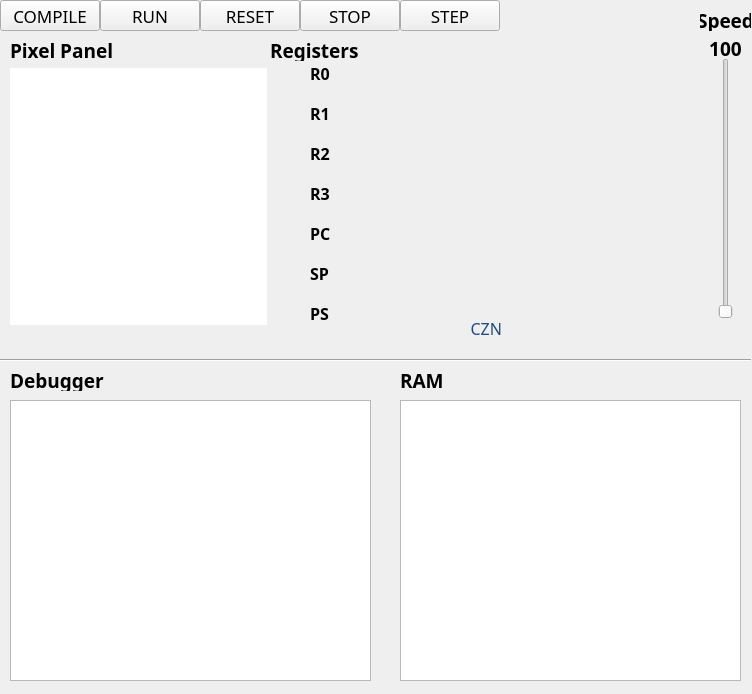
<?xml version="1.0" encoding="UTF-8"?>
<ui version="4.0">
 <class>ControlWidget</class>
 <widget class="QWidget" name="ControlWidget">
  <property name="geometry">
   <rect>
    <x>0</x>
    <y>0</y>
    <width>752</width>
    <height>694</height>
   </rect>
  </property>
  <property name="windowTitle">
   <string>Pixel Panel </string>
  </property>
  <widget class="QPushButton" name="startProcessor">
   <property name="geometry">
    <rect>
     <x>100</x>
     <y>0</y>
     <width>100</width>
     <height>31</height>
    </rect>
   </property>
   <property name="font">
    <font>
     <family>Ubuntu Mono</family>
     <pointsize>13</pointsize>
    </font>
   </property>
   <property name="text">
    <string>RUN</string>
   </property>
  </widget>
  <widget class="QLabel" name="R0_label">
   <property name="geometry">
    <rect>
     <x>310</x>
     <y>58</y>
     <width>41</width>
     <height>30</height>
    </rect>
   </property>
   <property name="font">
    <font>
     <family>Ubuntu Mono</family>
     <pointsize>12</pointsize>
     <weight>75</weight>
     <bold>true</bold>
    </font>
   </property>
   <property name="text">
    <string>R0</string>
   </property>
  </widget>
  <widget class="QLabel" name="R0">
   <property name="geometry">
    <rect>
     <x>350</x>
     <y>58</y>
     <width>321</width>
     <height>30</height>
    </rect>
   </property>
   <property name="font">
    <font>
     <family>Ubuntu Mono</family>
     <pointsize>12</pointsize>
     <weight>50</weight>
     <bold>false</bold>
    </font>
   </property>
   <property name="text">
    <string/>
   </property>
   <property name="alignment">
    <set>Qt::AlignLeading|Qt::AlignLeft|Qt::AlignVCenter</set>
   </property>
  </widget>
  <widget class="QLabel" name="R1_label">
   <property name="geometry">
    <rect>
     <x>310</x>
     <y>98</y>
     <width>41</width>
     <height>30</height>
    </rect>
   </property>
   <property name="font">
    <font>
     <family>Ubuntu Mono</family>
     <pointsize>12</pointsize>
     <weight>75</weight>
     <bold>true</bold>
    </font>
   </property>
   <property name="text">
    <string>R1</string>
   </property>
  </widget>
  <widget class="QLabel" name="R1">
   <property name="geometry">
    <rect>
     <x>350</x>
     <y>98</y>
     <width>321</width>
     <height>30</height>
    </rect>
   </property>
   <property name="font">
    <font>
     <family>Ubuntu Mono</family>
     <pointsize>12</pointsize>
     <weight>50</weight>
     <bold>false</bold>
    </font>
   </property>
   <property name="text">
    <string/>
   </property>
  </widget>
  <widget class="QLabel" name="R2_label">
   <property name="geometry">
    <rect>
     <x>310</x>
     <y>138</y>
     <width>41</width>
     <height>30</height>
    </rect>
   </property>
   <property name="font">
    <font>
     <family>Ubuntu Mono</family>
     <pointsize>12</pointsize>
     <weight>75</weight>
     <bold>true</bold>
    </font>
   </property>
   <property name="text">
    <string>R2</string>
   </property>
  </widget>
  <widget class="QLabel" name="R2">
   <property name="geometry">
    <rect>
     <x>350</x>
     <y>138</y>
     <width>321</width>
     <height>30</height>
    </rect>
   </property>
   <property name="font">
    <font>
     <family>Ubuntu Mono</family>
     <pointsize>12</pointsize>
     <weight>50</weight>
     <bold>false</bold>
    </font>
   </property>
   <property name="text">
    <string/>
   </property>
  </widget>
  <widget class="QLabel" name="R3_label">
   <property name="geometry">
    <rect>
     <x>310</x>
     <y>178</y>
     <width>41</width>
     <height>30</height>
    </rect>
   </property>
   <property name="sizePolicy">
    <sizepolicy hsizetype="Fixed" vsizetype="Fixed">
     <horstretch>0</horstretch>
     <verstretch>0</verstretch>
    </sizepolicy>
   </property>
   <property name="font">
    <font>
     <family>Ubuntu Mono</family>
     <pointsize>12</pointsize>
     <weight>75</weight>
     <bold>true</bold>
    </font>
   </property>
   <property name="text">
    <string>R3</string>
   </property>
   <property name="alignment">
    <set>Qt::AlignLeading|Qt::AlignLeft|Qt::AlignVCenter</set>
   </property>
   <property name="wordWrap">
    <bool>false</bool>
   </property>
  </widget>
  <widget class="QLabel" name="R3">
   <property name="geometry">
    <rect>
     <x>350</x>
     <y>178</y>
     <width>321</width>
     <height>30</height>
    </rect>
   </property>
   <property name="font">
    <font>
     <family>Ubuntu Mono</family>
     <pointsize>12</pointsize>
     <weight>50</weight>
     <bold>false</bold>
    </font>
   </property>
   <property name="text">
    <string/>
   </property>
   <property name="alignment">
    <set>Qt::AlignJustify|Qt::AlignVCenter</set>
   </property>
  </widget>
  <widget class="QTextEdit" name="RAM_VIEWER">
   <property name="geometry">
    <rect>
     <x>400</x>
     <y>400</y>
     <width>341</width>
     <height>281</height>
    </rect>
   </property>
   <property name="font">
    <font>
     <family>Ubuntu Mono</family>
     <pointsize>15</pointsize>
     <weight>50</weight>
     <bold>false</bold>
    </font>
   </property>
  </widget>
  <widget class="QLabel" name="PC_label">
   <property name="geometry">
    <rect>
     <x>310</x>
     <y>218</y>
     <width>41</width>
     <height>30</height>
    </rect>
   </property>
   <property name="font">
    <font>
     <family>Ubuntu Mono</family>
     <pointsize>12</pointsize>
     <weight>75</weight>
     <bold>true</bold>
    </font>
   </property>
   <property name="text">
    <string>PC</string>
   </property>
  </widget>
  <widget class="QLabel" name="PC">
   <property name="geometry">
    <rect>
     <x>350</x>
     <y>218</y>
     <width>321</width>
     <height>30</height>
    </rect>
   </property>
   <property name="font">
    <font>
     <family>Ubuntu Mono</family>
     <pointsize>12</pointsize>
    </font>
   </property>
   <property name="text">
    <string/>
   </property>
  </widget>
  <widget class="QPushButton" name="compileProcessor">
   <property name="geometry">
    <rect>
     <x>0</x>
     <y>0</y>
     <width>100</width>
     <height>31</height>
    </rect>
   </property>
   <property name="font">
    <font>
     <family>Ubuntu Mono</family>
     <pointsize>13</pointsize>
     <weight>50</weight>
     <bold>false</bold>
    </font>
   </property>
   <property name="text">
    <string>COMPILE</string>
   </property>
  </widget>
  <widget class="QSlider" name="velocitySlider">
   <property name="geometry">
    <rect>
     <x>710</x>
     <y>58</y>
     <width>31</width>
     <height>261</height>
    </rect>
   </property>
   <property name="minimum">
    <number>100</number>
   </property>
   <property name="maximum">
    <number>3000</number>
   </property>
   <property name="singleStep">
    <number>100</number>
   </property>
   <property name="pageStep">
    <number>100</number>
   </property>
   <property name="tracking">
    <bool>false</bool>
   </property>
   <property name="orientation">
    <enum>Qt::Vertical</enum>
   </property>
  </widget>
  <widget class="QLabel" name="SPEED">
   <property name="geometry">
    <rect>
     <x>700</x>
     <y>38</y>
     <width>51</width>
     <height>20</height>
    </rect>
   </property>
   <property name="font">
    <font>
     <family>Ubuntu Mono</family>
     <pointsize>14</pointsize>
     <weight>75</weight>
     <bold>true</bold>
    </font>
   </property>
   <property name="text">
    <string>100</string>
   </property>
   <property name="alignment">
    <set>Qt::AlignCenter</set>
   </property>
  </widget>
  <widget class="QPushButton" name="RESET">
   <property name="geometry">
    <rect>
     <x>200</x>
     <y>0</y>
     <width>100</width>
     <height>31</height>
    </rect>
   </property>
   <property name="font">
    <font>
     <family>Ubuntu Mono</family>
     <pointsize>13</pointsize>
    </font>
   </property>
   <property name="text">
    <string>RESET</string>
   </property>
  </widget>
  <widget class="QLabel" name="SP_label">
   <property name="geometry">
    <rect>
     <x>310</x>
     <y>258</y>
     <width>41</width>
     <height>30</height>
    </rect>
   </property>
   <property name="font">
    <font>
     <family>Ubuntu Mono</family>
     <pointsize>12</pointsize>
     <weight>75</weight>
     <bold>true</bold>
    </font>
   </property>
   <property name="text">
    <string>SP</string>
   </property>
  </widget>
  <widget class="QLabel" name="SP">
   <property name="geometry">
    <rect>
     <x>350</x>
     <y>258</y>
     <width>321</width>
     <height>30</height>
    </rect>
   </property>
   <property name="font">
    <font>
     <family>Ubuntu Mono</family>
     <pointsize>12</pointsize>
    </font>
   </property>
   <property name="text">
    <string/>
   </property>
  </widget>
  <widget class="QLabel" name="PS_label">
   <property name="geometry">
    <rect>
     <x>310</x>
     <y>298</y>
     <width>41</width>
     <height>30</height>
    </rect>
   </property>
   <property name="font">
    <font>
     <family>Ubuntu Mono</family>
     <pointsize>12</pointsize>
     <weight>75</weight>
     <bold>true</bold>
    </font>
   </property>
   <property name="text">
    <string>PS</string>
   </property>
  </widget>
  <widget class="QLabel" name="PS">
   <property name="geometry">
    <rect>
     <x>350</x>
     <y>298</y>
     <width>321</width>
     <height>30</height>
    </rect>
   </property>
   <property name="font">
    <font>
     <family>Ubuntu Mono</family>
     <pointsize>12</pointsize>
    </font>
   </property>
   <property name="text">
    <string/>
   </property>
  </widget>
  <widget class="QGraphicsView" name="PIXEL_PANEL">
   <property name="geometry">
    <rect>
     <x>10</x>
     <y>68</y>
     <width>257</width>
     <height>257</height>
    </rect>
   </property>
   <property name="sizePolicy">
    <sizepolicy hsizetype="Fixed" vsizetype="Fixed">
     <horstretch>0</horstretch>
     <verstretch>0</verstretch>
    </sizepolicy>
   </property>
   <property name="maximumSize">
    <size>
     <width>324</width>
     <height>324</height>
    </size>
   </property>
   <property name="font">
    <font>
     <kerning>false</kerning>
    </font>
   </property>
   <property name="acceptDrops">
    <bool>false</bool>
   </property>
   <property name="frameShape">
    <enum>QFrame::NoFrame</enum>
   </property>
   <property name="lineWidth">
    <number>0</number>
   </property>
   <property name="interactive">
    <bool>false</bool>
   </property>
   <property name="alignment">
    <set>Qt::AlignLeading|Qt::AlignLeft|Qt::AlignTop</set>
   </property>
  </widget>
  <widget class="QListWidget" name="DEBUGGER">
   <property name="geometry">
    <rect>
     <x>10</x>
     <y>400</y>
     <width>361</width>
     <height>281</height>
    </rect>
   </property>
   <property name="font">
    <font>
     <family>Ubuntu Mono</family>
     <pointsize>15</pointsize>
     <weight>75</weight>
     <bold>true</bold>
    </font>
   </property>
   <property name="horizontalScrollBarPolicy">
    <enum>Qt::ScrollBarAlwaysOff</enum>
   </property>
   <property name="selectionMode">
    <enum>QAbstractItemView::SingleSelection</enum>
   </property>
   <property name="movement">
    <enum>QListView::Free</enum>
   </property>
  </widget>
  <widget class="QPushButton" name="STOP">
   <property name="geometry">
    <rect>
     <x>300</x>
     <y>0</y>
     <width>100</width>
     <height>31</height>
    </rect>
   </property>
   <property name="font">
    <font>
     <family>Ubuntu Mono</family>
     <pointsize>13</pointsize>
    </font>
   </property>
   <property name="text">
    <string>STOP</string>
   </property>
  </widget>
  <widget class="QPushButton" name="STEP">
   <property name="geometry">
    <rect>
     <x>400</x>
     <y>0</y>
     <width>100</width>
     <height>31</height>
    </rect>
   </property>
   <property name="font">
    <font>
     <family>Ubuntu Mono</family>
     <pointsize>13</pointsize>
    </font>
   </property>
   <property name="text">
    <string>STEP</string>
   </property>
  </widget>
  <widget class="QLabel" name="FLAGS">
   <property name="geometry">
    <rect>
     <x>432</x>
     <y>320</y>
     <width>70</width>
     <height>16</height>
    </rect>
   </property>
   <property name="palette">
    <palette>
     <active>
      <colorrole role="WindowText">
       <brush brushstyle="SolidPattern">
        <color alpha="255">
         <red>32</red>
         <green>74</green>
         <blue>135</blue>
        </color>
       </brush>
      </colorrole>
      <colorrole role="Button">
       <brush brushstyle="SolidPattern">
        <color alpha="255">
         <red>239</red>
         <green>41</green>
         <blue>41</blue>
        </color>
       </brush>
      </colorrole>
      <colorrole role="Light">
       <brush brushstyle="SolidPattern">
        <color alpha="255">
         <red>255</red>
         <green>147</green>
         <blue>147</blue>
        </color>
       </brush>
      </colorrole>
      <colorrole role="Midlight">
       <brush brushstyle="SolidPattern">
        <color alpha="255">
         <red>247</red>
         <green>94</green>
         <blue>94</blue>
        </color>
       </brush>
      </colorrole>
      <colorrole role="Dark">
       <brush brushstyle="SolidPattern">
        <color alpha="255">
         <red>119</red>
         <green>20</green>
         <blue>20</blue>
        </color>
       </brush>
      </colorrole>
      <colorrole role="Mid">
       <brush brushstyle="SolidPattern">
        <color alpha="255">
         <red>159</red>
         <green>27</green>
         <blue>27</blue>
        </color>
       </brush>
      </colorrole>
      <colorrole role="Text">
       <brush brushstyle="SolidPattern">
        <color alpha="255">
         <red>204</red>
         <green>0</green>
         <blue>0</blue>
        </color>
       </brush>
      </colorrole>
      <colorrole role="BrightText">
       <brush brushstyle="SolidPattern">
        <color alpha="255">
         <red>255</red>
         <green>255</green>
         <blue>255</blue>
        </color>
       </brush>
      </colorrole>
      <colorrole role="ButtonText">
       <brush brushstyle="SolidPattern">
        <color alpha="255">
         <red>32</red>
         <green>74</green>
         <blue>135</blue>
        </color>
       </brush>
      </colorrole>
      <colorrole role="Base">
       <brush brushstyle="SolidPattern">
        <color alpha="255">
         <red>255</red>
         <green>255</green>
         <blue>255</blue>
        </color>
       </brush>
      </colorrole>
      <colorrole role="Window">
       <brush brushstyle="SolidPattern">
        <color alpha="255">
         <red>239</red>
         <green>41</green>
         <blue>41</blue>
        </color>
       </brush>
      </colorrole>
      <colorrole role="Shadow">
       <brush brushstyle="SolidPattern">
        <color alpha="255">
         <red>0</red>
         <green>0</green>
         <blue>0</blue>
        </color>
       </brush>
      </colorrole>
      <colorrole role="AlternateBase">
       <brush brushstyle="SolidPattern">
        <color alpha="255">
         <red>247</red>
         <green>148</green>
         <blue>148</blue>
        </color>
       </brush>
      </colorrole>
      <colorrole role="ToolTipBase">
       <brush brushstyle="SolidPattern">
        <color alpha="255">
         <red>255</red>
         <green>255</green>
         <blue>220</blue>
        </color>
       </brush>
      </colorrole>
      <colorrole role="ToolTipText">
       <brush brushstyle="SolidPattern">
        <color alpha="255">
         <red>32</red>
         <green>74</green>
         <blue>135</blue>
        </color>
       </brush>
      </colorrole>
     </active>
     <inactive>
      <colorrole role="WindowText">
       <brush brushstyle="SolidPattern">
        <color alpha="255">
         <red>32</red>
         <green>74</green>
         <blue>135</blue>
        </color>
       </brush>
      </colorrole>
      <colorrole role="Button">
       <brush brushstyle="SolidPattern">
        <color alpha="255">
         <red>239</red>
         <green>41</green>
         <blue>41</blue>
        </color>
       </brush>
      </colorrole>
      <colorrole role="Light">
       <brush brushstyle="SolidPattern">
        <color alpha="255">
         <red>255</red>
         <green>147</green>
         <blue>147</blue>
        </color>
       </brush>
      </colorrole>
      <colorrole role="Midlight">
       <brush brushstyle="SolidPattern">
        <color alpha="255">
         <red>247</red>
         <green>94</green>
         <blue>94</blue>
        </color>
       </brush>
      </colorrole>
      <colorrole role="Dark">
       <brush brushstyle="SolidPattern">
        <color alpha="255">
         <red>119</red>
         <green>20</green>
         <blue>20</blue>
        </color>
       </brush>
      </colorrole>
      <colorrole role="Mid">
       <brush brushstyle="SolidPattern">
        <color alpha="255">
         <red>159</red>
         <green>27</green>
         <blue>27</blue>
        </color>
       </brush>
      </colorrole>
      <colorrole role="Text">
       <brush brushstyle="SolidPattern">
        <color alpha="255">
         <red>204</red>
         <green>0</green>
         <blue>0</blue>
        </color>
       </brush>
      </colorrole>
      <colorrole role="BrightText">
       <brush brushstyle="SolidPattern">
        <color alpha="255">
         <red>255</red>
         <green>255</green>
         <blue>255</blue>
        </color>
       </brush>
      </colorrole>
      <colorrole role="ButtonText">
       <brush brushstyle="SolidPattern">
        <color alpha="255">
         <red>32</red>
         <green>74</green>
         <blue>135</blue>
        </color>
       </brush>
      </colorrole>
      <colorrole role="Base">
       <brush brushstyle="SolidPattern">
        <color alpha="255">
         <red>255</red>
         <green>255</green>
         <blue>255</blue>
        </color>
       </brush>
      </colorrole>
      <colorrole role="Window">
       <brush brushstyle="SolidPattern">
        <color alpha="255">
         <red>239</red>
         <green>41</green>
         <blue>41</blue>
        </color>
       </brush>
      </colorrole>
      <colorrole role="Shadow">
       <brush brushstyle="SolidPattern">
        <color alpha="255">
         <red>0</red>
         <green>0</green>
         <blue>0</blue>
        </color>
       </brush>
      </colorrole>
      <colorrole role="AlternateBase">
       <brush brushstyle="SolidPattern">
        <color alpha="255">
         <red>247</red>
         <green>148</green>
         <blue>148</blue>
        </color>
       </brush>
      </colorrole>
      <colorrole role="ToolTipBase">
       <brush brushstyle="SolidPattern">
        <color alpha="255">
         <red>255</red>
         <green>255</green>
         <blue>220</blue>
        </color>
       </brush>
      </colorrole>
      <colorrole role="ToolTipText">
       <brush brushstyle="SolidPattern">
        <color alpha="255">
         <red>32</red>
         <green>74</green>
         <blue>135</blue>
        </color>
       </brush>
      </colorrole>
     </inactive>
     <disabled>
      <colorrole role="WindowText">
       <brush brushstyle="SolidPattern">
        <color alpha="255">
         <red>119</red>
         <green>20</green>
         <blue>20</blue>
        </color>
       </brush>
      </colorrole>
      <colorrole role="Button">
       <brush brushstyle="SolidPattern">
        <color alpha="255">
         <red>239</red>
         <green>41</green>
         <blue>41</blue>
        </color>
       </brush>
      </colorrole>
      <colorrole role="Light">
       <brush brushstyle="SolidPattern">
        <color alpha="255">
         <red>255</red>
         <green>147</green>
         <blue>147</blue>
        </color>
       </brush>
      </colorrole>
      <colorrole role="Midlight">
       <brush brushstyle="SolidPattern">
        <color alpha="255">
         <red>247</red>
         <green>94</green>
         <blue>94</blue>
        </color>
       </brush>
      </colorrole>
      <colorrole role="Dark">
       <brush brushstyle="SolidPattern">
        <color alpha="255">
         <red>119</red>
         <green>20</green>
         <blue>20</blue>
        </color>
       </brush>
      </colorrole>
      <colorrole role="Mid">
       <brush brushstyle="SolidPattern">
        <color alpha="255">
         <red>159</red>
         <green>27</green>
         <blue>27</blue>
        </color>
       </brush>
      </colorrole>
      <colorrole role="Text">
       <brush brushstyle="SolidPattern">
        <color alpha="255">
         <red>119</red>
         <green>20</green>
         <blue>20</blue>
        </color>
       </brush>
      </colorrole>
      <colorrole role="BrightText">
       <brush brushstyle="SolidPattern">
        <color alpha="255">
         <red>255</red>
         <green>255</green>
         <blue>255</blue>
        </color>
       </brush>
      </colorrole>
      <colorrole role="ButtonText">
       <brush brushstyle="SolidPattern">
        <color alpha="255">
         <red>119</red>
         <green>20</green>
         <blue>20</blue>
        </color>
       </brush>
      </colorrole>
      <colorrole role="Base">
       <brush brushstyle="SolidPattern">
        <color alpha="255">
         <red>239</red>
         <green>41</green>
         <blue>41</blue>
        </color>
       </brush>
      </colorrole>
      <colorrole role="Window">
       <brush brushstyle="SolidPattern">
        <color alpha="255">
         <red>239</red>
         <green>41</green>
         <blue>41</blue>
        </color>
       </brush>
      </colorrole>
      <colorrole role="Shadow">
       <brush brushstyle="SolidPattern">
        <color alpha="255">
         <red>0</red>
         <green>0</green>
         <blue>0</blue>
        </color>
       </brush>
      </colorrole>
      <colorrole role="AlternateBase">
       <brush brushstyle="SolidPattern">
        <color alpha="255">
         <red>239</red>
         <green>41</green>
         <blue>41</blue>
        </color>
       </brush>
      </colorrole>
      <colorrole role="ToolTipBase">
       <brush brushstyle="SolidPattern">
        <color alpha="255">
         <red>255</red>
         <green>255</green>
         <blue>220</blue>
        </color>
       </brush>
      </colorrole>
      <colorrole role="ToolTipText">
       <brush brushstyle="SolidPattern">
        <color alpha="255">
         <red>32</red>
         <green>74</green>
         <blue>135</blue>
        </color>
       </brush>
      </colorrole>
     </disabled>
    </palette>
   </property>
   <property name="font">
    <font>
     <family>Ubuntu Mono</family>
     <pointsize>12</pointsize>
     <weight>50</weight>
     <italic>false</italic>
     <bold>false</bold>
     <underline>false</underline>
     <strikeout>false</strikeout>
     <kerning>true</kerning>
    </font>
   </property>
   <property name="text">
    <string>CZN</string>
   </property>
   <property name="alignment">
    <set>Qt::AlignRight|Qt::AlignTrailing|Qt::AlignVCenter</set>
   </property>
  </widget>
  <widget class="QLabel" name="label">
   <property name="geometry">
    <rect>
     <x>10</x>
     <y>40</y>
     <width>121</width>
     <height>21</height>
    </rect>
   </property>
   <property name="font">
    <font>
     <family>Ubuntu Mono</family>
     <pointsize>14</pointsize>
     <weight>75</weight>
     <bold>true</bold>
    </font>
   </property>
   <property name="text">
    <string>Pixel Panel</string>
   </property>
  </widget>
  <widget class="QLabel" name="label_2">
   <property name="geometry">
    <rect>
     <x>270</x>
     <y>40</y>
     <width>121</width>
     <height>21</height>
    </rect>
   </property>
   <property name="font">
    <font>
     <family>Ubuntu Mono</family>
     <pointsize>14</pointsize>
     <weight>75</weight>
     <bold>true</bold>
    </font>
   </property>
   <property name="text">
    <string>Registers</string>
   </property>
  </widget>
  <widget class="QLabel" name="label_3">
   <property name="geometry">
    <rect>
     <x>700</x>
     <y>10</y>
     <width>51</width>
     <height>21</height>
    </rect>
   </property>
   <property name="font">
    <font>
     <family>Ubuntu Mono</family>
     <pointsize>14</pointsize>
     <weight>75</weight>
     <bold>true</bold>
    </font>
   </property>
   <property name="text">
    <string>Speed</string>
   </property>
   <property name="alignment">
    <set>Qt::AlignCenter</set>
   </property>
  </widget>
  <widget class="QLabel" name="label_4">
   <property name="geometry">
    <rect>
     <x>10</x>
     <y>370</y>
     <width>121</width>
     <height>21</height>
    </rect>
   </property>
   <property name="font">
    <font>
     <family>Ubuntu Mono</family>
     <pointsize>14</pointsize>
     <weight>75</weight>
     <bold>true</bold>
    </font>
   </property>
   <property name="text">
    <string>Debugger</string>
   </property>
  </widget>
  <widget class="QLabel" name="label_5">
   <property name="geometry">
    <rect>
     <x>400</x>
     <y>370</y>
     <width>121</width>
     <height>21</height>
    </rect>
   </property>
   <property name="font">
    <font>
     <family>Ubuntu Mono</family>
     <pointsize>14</pointsize>
     <weight>75</weight>
     <bold>true</bold>
    </font>
   </property>
   <property name="text">
    <string>RAM</string>
   </property>
  </widget>
  <widget class="Line" name="line">
   <property name="geometry">
    <rect>
     <x>0</x>
     <y>350</y>
     <width>751</width>
     <height>20</height>
    </rect>
   </property>
   <property name="orientation">
    <enum>Qt::Horizontal</enum>
   </property>
  </widget>
 </widget>
 <layoutdefault spacing="6" margin="11"/>
 <resources/>
 <connections/>
</ui>
